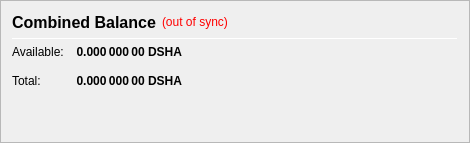
                   <widget class="QFrame" name="frame_CombinedBalances">
                    <property name="minimumSize">
                     <size>
                      <width>470</width>
                      <height>0</height>
                     </size>
                    </property>
                    <property name="frameShape">
                     <enum>QFrame::StyledPanel</enum>
                    </property>
                    <property name="frameShadow">
                     <enum>QFrame::Raised</enum>
                    </property>
                    <layout class="QVBoxLayout" name="verticalLayout_5">
                     <item>
                      <layout class="QHBoxLayout" name="horizontalLayout_5" stretch="0,0,0">
                       <item>
                        <widget class="QLabel" name="label_5z">
                         <property name="minimumSize">
                          <size>
                           <width>0</width>
                           <height>20</height>
                          </size>
                         </property>
                         <property name="font">
                          <font>
                           <pointsize>12</pointsize>
                           <weight>75</weight>
                           <bold>true</bold>
                          </font>
                         </property>
                         <property name="toolTip">
                          <string>Combined Balance (including unconfirmed and immature coins)</string>
                         </property>
                         <property name="text">
                          <string>Combined Balance</string>
                         </property>
                        </widget>
                       </item>
                       <item>
                        <widget class="QLabel" name="labelWalletStatus">
                         <property name="cursor">
                          <cursorShape>WhatsThisCursor</cursorShape>
                         </property>
                         <property name="toolTip">
                          <string>The displayed information may be out of date. Your wallet automatically synchronizes with the DigitalShadow network after a connection is established, but this process has not completed yet.</string>
                         </property>
                         <property name="styleSheet">
                          <string notr="true">QLabel { color: red; }</string>
                         </property>
                         <property name="text">
                          <string notr="true">(out of sync)</string>
                         </property>
                         <property name="alignment">
                          <set>Qt::AlignLeading|Qt::AlignLeft|Qt::AlignVCenter</set>
                         </property>
                        </widget>
                       </item>
                       <item>
                        <spacer name="horizontalSpacer_1">
                         <property name="orientation">
                          <enum>Qt::Horizontal</enum>
                         </property>
                         <property name="sizeHint" stdset="0">
                          <size>
                           <width>40</width>
                           <height>20</height>
                          </size>
                         </property>
                        </spacer>
                       </item>
                      </layout>
                     </item>
                     <item>
                      <widget class="Line" name="line_CombinedBalance">
                       <property name="minimumSize">
                        <size>
                         <width>0</width>
                         <height>1</height>
                        </size>
                       </property>
                       <property name="maximumSize">
                        <size>
                         <width>16777215</width>
                         <height>1</height>
                        </size>
                       </property>
                       <property name="orientation">
                        <enum>Qt::Horizontal</enum>
                       </property>
                      </widget>
                     </item>
                     <item>
                      <layout class="QGridLayout" name="gridLayout_3">
                       <property name="spacing">
                        <number>12</number>
                       </property>
                       <item row="1" column="0">
                        <widget class="QLabel" name="labelBalanceTextz">
                         <property name="text">
                          <string>Available:</string>
                         </property>
                        </widget>
                       </item>
                       <item row="1" column="1">
                        <widget class="QLabel" name="labelBalancez">
                         <property name="font">
                          <font>
                           <weight>75</weight>
                           <bold>true</bold>
                          </font>
                         </property>
                         <property name="cursor">
                          <cursorShape>IBeamCursor</cursorShape>
                         </property>
                         <property name="toolTip">
                          <string>Your current spendable balance</string>
                         </property>
                         <property name="text">
                          <string notr="true">0.000 000 00 DSHA</string>
                         </property>
                         <property name="alignment">
                          <set>Qt::AlignRight|Qt::AlignTrailing|Qt::AlignVCenter</set>
                         </property>
                         <property name="textInteractionFlags">
                          <set>Qt::LinksAccessibleByMouse|Qt::TextSelectableByKeyboard|Qt::TextSelectableByMouse</set>
                         </property>
                        </widget>
                       </item>
                       <item row="2" column="0">
                        <widget class="QLabel" name="labelTotalTextz">
                         <property name="text">
                          <string>Total:</string>
                         </property>
                        </widget>
                       </item>
                       <item row="2" column="1">
                        <widget class="QLabel" name="labelTotalz">
                         <property name="font">
                          <font>
                           <weight>75</weight>
                           <bold>true</bold>
                          </font>
                         </property>
                         <property name="cursor">
                          <cursorShape>IBeamCursor</cursorShape>
                         </property>
                         <property name="toolTip">
                          <string>Total Balance, including all unavailable coins.</string>
                         </property>
                         <property name="text">
                          <string notr="true">0.000 000 00 DSHA</string>
                         </property>
                         <property name="alignment">
                          <set>Qt::AlignRight|Qt::AlignTrailing|Qt::AlignVCenter</set>
                         </property>
                         <property name="textInteractionFlags">
                          <set>Qt::LinksAccessibleByMouse|Qt::TextSelectableByKeyboard|Qt::TextSelectableByMouse</set>
                         </property>
                        </widget>
                       </item>
                       <item row="2" column="3">
                        <spacer name="horizontalSpacer_2">
                         <property name="orientation">
                          <enum>Qt::Horizontal</enum>
                         </property>
                         <property name="sizeHint" stdset="0">
                          <size>
                           <width>40</width>
                           <height>20</height>
                          </size>
                         </property>
                        </spacer>
                       </item>
                      </layout>
                     </item>
                     <item>
                      <spacer name="verticalSpacer_1">
                       <property name="orientation">
                        <enum>Qt::Vertical</enum>
                       </property>
                       <property name="sizeHint" stdset="0">
                        <size>
                         <width>20</width>
                         <height>40</height>
                        </size>
                       </property>
                      </spacer>
                     </item>
                    </layout>
                   </widget>
